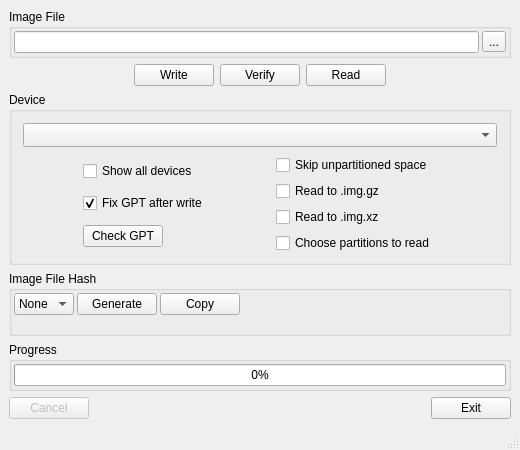
<?xml version="1.0" ?><!--
  Modified 2026 by peacepenguin (fork not affiliated with the
  upstream ImageWriter project): layout, device list, GPT options.
  https://github.com/peacepenguin/windiskimager
--><ui version="4.0">
 <class>MainWindow</class>
 <widget class="QMainWindow" name="MainWindow">
  <property name="geometry">
   <rect>
    <x>0</x>
    <y>0</y>
    <width>520</width>
    <height>355</height>
   </rect>
  </property>
  <property name="sizePolicy">
   <sizepolicy hsizetype="Fixed" vsizetype="Fixed">
    <horstretch>0</horstretch>
    <verstretch>0</verstretch>
   </sizepolicy>
  </property>
  <property name="acceptDrops">
   <bool>true</bool>
  </property>
  <property name="windowTitle">
   <string>WinDiskImager</string>
  </property>
  <property name="windowIcon">
   <iconset resource="gui_icons.qrc">
    <normaloff>:/images/images/WinDiskImager.svg</normaloff>:/images/images/WinDiskImager.svg</iconset>
  </property>
  <widget class="QWidget" name="centralwidget">
   <layout class="QVBoxLayout" name="verticalLayout_4">
    <item>
     <widget class="QGroupBox" name="groupBox">
      <property name="title">
       <string>Image File</string>
      </property>
        <layout class="QHBoxLayout">
         <property name="spacing">
          <number>3</number>
         </property>
         <property name="leftMargin">
          <number>2</number>
         </property>
         <property name="topMargin">
          <number>2</number>
         </property>
         <property name="rightMargin">
          <number>2</number>
         </property>
         <property name="bottomMargin">
          <number>2</number>
         </property>
         <item>
          <widget class="QLineEdit" name="leFile"/>
         </item>
         <item>
          <widget class="QToolButton" name="tbBrowse">
           <property name="text">
            <string>...</string>
           </property>
           <property name="icon">
            <iconset resource="gui_icons.qrc">
             <normaloff>:/images/images/browse.svg</normaloff>:/images/images/browse.svg</iconset>
           </property>
          </widget>
         </item>
        </layout>
     </widget>
    </item>
    <item>
     <layout class="QHBoxLayout" name="actionRow">
      <item>
       <spacer name="actionLeftSpacer">
        <property name="orientation"><enum>Qt::Horizontal</enum></property>
        <property name="sizeHint" stdset="0"><size><width>1</width><height>1</height></size></property>
       </spacer>
      </item>
<item>
       <widget class="QPushButton" name="bWrite">
        <property name="sizePolicy">
         <sizepolicy hsizetype="Fixed" vsizetype="Fixed">
          <horstretch>0</horstretch>
          <verstretch>0</verstretch>
         </sizepolicy>
        </property>
        <property name="statusTip">
         <string>Write data from 'Image File' to 'Device'</string>
        </property>
        <property name="icon">
         <iconset resource="gui_icons.qrc">
          <normaloff>:/images/images/write.svg</normaloff>:/images/images/write.svg</iconset>
        </property>
        <property name="iconSize">
         <size>
          <width>22</width>
          <height>22</height>
         </size>
        </property>
        <property name="text">
         <string>Write</string>
        </property>
       </widget>
      </item>
<item>
       <widget class="QPushButton" name="bVerify">
        <property name="statusTip">
         <string>Compare data in 'Device' against 'Image File'</string>
        </property>
        <property name="icon">
         <iconset resource="gui_icons.qrc">
          <normaloff>:/images/images/verify.svg</normaloff>:/images/images/verify.svg</iconset>
        </property>
        <property name="iconSize">
         <size>
          <width>25</width>
          <height>22</height>
         </size>
        </property>
        <property name="text">
         <string>Verify</string>
        </property>
       </widget>
      </item>
<item>
       <widget class="QPushButton" name="bRead">
        <property name="sizePolicy">
         <sizepolicy hsizetype="Fixed" vsizetype="Fixed">
          <horstretch>0</horstretch>
          <verstretch>0</verstretch>
         </sizepolicy>
        </property>
        <property name="toolTip">
         <string/>
        </property>
        <property name="statusTip">
         <string>Read data from 'Device' to 'Image File'</string>
        </property>
        <property name="icon">
         <iconset resource="gui_icons.qrc">
          <normaloff>:/images/images/read.svg</normaloff>:/images/images/read.svg</iconset>
        </property>
        <property name="iconSize">
         <size>
          <width>22</width>
          <height>22</height>
         </size>
        </property>
        <property name="text">
         <string>Read</string>
        </property>
       </widget>
      </item>
      <item>
       <spacer name="actionRightSpacer">
        <property name="orientation"><enum>Qt::Horizontal</enum></property>
        <property name="sizeHint" stdset="0"><size><width>1</width><height>1</height></size></property>
       </spacer>
      </item>
     </layout>
    </item>
    <item>
     <widget class="QGroupBox" name="groupBox_2">
      <property name="title">
       <string>Device</string>
      </property>
        
     <layout class="QVBoxLayout" name="deviceColumn">
      <item>
        <layout class="QHBoxLayout">
         <property name="spacing">
          <number>0</number>
         </property>
         <property name="leftMargin">
          <number>2</number>
         </property>
         <property name="topMargin">
          <number>2</number>
         </property>
         <property name="rightMargin">
          <number>2</number>
         </property>
         <property name="bottomMargin">
          <number>2</number>
         </property>
         <item>
          <widget class="DeviceComboBox" name="cboxDevice">
           <property name="sizePolicy">
            <sizepolicy hsizetype="Expanding" vsizetype="Fixed">
             <horstretch>1</horstretch>
             <verstretch>0</verstretch>
            </sizepolicy>
           </property>
           <!-- Device entries carry a size and a model name, so the box needs
                room for more than a drive letter. -->
           <property name="minimumContentsLength">
            <number>28</number>
           </property>
           <property name="sizeAdjustPolicy">
            <enum>QComboBox::AdjustToMinimumContentsLengthWithIcon</enum>
           </property>
          </widget>
         </item>
        </layout>
      </item>
      <item>
       <layout class="QHBoxLayout" name="deviceOptionsColumns">
        <item>
         <layout class="QVBoxLayout" name="deviceOptionsColMisc">
          <item>
       <widget class="QCheckBox" name="showAllDevicesCheckBox">
        <property name="sizePolicy">
         <sizepolicy hsizetype="Fixed" vsizetype="Fixed">
          <horstretch>0</horstretch>
          <verstretch>0</verstretch>
         </sizepolicy>
        </property>
        <property name="text">
         <string>Show all devices</string>
        </property>
        <property name="toolTip">
         <string>Also list fixed disks. Internal PCIe card readers often present the card as a non-removable device, which is otherwise hidden. The disk Windows is running from is never listed.</string>
        </property>
       </widget>
          </item>
          <item>
       <widget class="QCheckBox" name="fixGptCheckBox">
        <property name="checked">
         <bool>true</bool>
        </property>
        <property name="sizePolicy">
         <sizepolicy hsizetype="Fixed" vsizetype="Fixed">
          <horstretch>0</horstretch>
          <verstretch>0</verstretch>
         </sizepolicy>
        </property>
        <property name="text">
         <string>Fix GPT after write</string>
        </property>
        <property name="toolTip">
         <string>After writing, move the backup GPT to the end of the device and update the header to match, so Windows has nothing to "repair". Leave unchecked to be warned to remove the device instead.</string>
        </property>
       </widget>
          </item>
          <item>
         <widget class="QPushButton" name="bCheckGpt">
          <property name="sizePolicy">
           <sizepolicy hsizetype="Fixed" vsizetype="Fixed">
            <horstretch>0</horstretch>
            <verstretch>0</verstretch>
           </sizepolicy>
          </property>
          <property name="text">
           <string>Check GPT</string>
          </property>
          <property name="toolTip">
           <string>Check the currently selected device for GPT corruption and offer to repair it.</string>
          </property>
         </widget>
          </item>
         </layout>
        </item>
        <item>
         <layout class="QVBoxLayout" name="deviceOptionsColRead">
          <item>
       <widget class="QCheckBox" name="shrinkOnReadCheckBox">
        <property name="sizePolicy">
         <sizepolicy hsizetype="Fixed" vsizetype="Fixed">
          <horstretch>0</horstretch>
          <verstretch>0</verstretch>
         </sizepolicy>
        </property>
        <property name="text">
         <string>Skip unpartitioned space</string>
        </property>
        <property name="toolTip">
         <string>Reads the MBR or GPT of the Device and leaves its unpartitioned space out of the image, keeping the partitions, the partition table and any space a GPT reserves ahead of its partitions. The backup GPT is moved to the new end of the image.</string>
        </property>
       </widget>
          </item>
          <item>
       <widget class="QCheckBox" name="readGzCheckBox">
        <property name="sizePolicy">
         <sizepolicy hsizetype="Fixed" vsizetype="Fixed">
          <horstretch>0</horstretch>
          <verstretch>0</verstretch>
         </sizepolicy>
        </property>
        <property name="text">
         <string>Read to .img.gz</string>
        </property>
        <property name="toolTip">
         <string>Compress the Image Read from the Device with gz</string>
        </property>
       </widget>
          </item>
          <item>
       <widget class="QCheckBox" name="readXzCheckBox">
        <property name="sizePolicy">
         <sizepolicy hsizetype="Fixed" vsizetype="Fixed">
          <horstretch>0</horstretch>
          <verstretch>0</verstretch>
         </sizepolicy>
        </property>
        <property name="text">
         <string>Read to .img.xz</string>
        </property>
        <property name="toolTip">
         <string>Compress the Image Read from the Device with xz</string>
        </property>
       </widget>
          </item>
          <item>
       <widget class="QCheckBox" name="choosePartitionsCheckBox">
        <property name="sizePolicy">
         <sizepolicy hsizetype="Fixed" vsizetype="Fixed">
          <horstretch>0</horstretch>
          <verstretch>0</verstretch>
         </sizepolicy>
        </property>
        <property name="text">
         <string>Choose partitions to read</string>
        </property>
        <property name="toolTip">
         <string>Before reading, list the Device's partitions and choose which to include. Anything left out is removed from the image, the same as unpartitioned space -- this always skips unpartitioned space too, whether or not "Skip unpartitioned space" is also checked.</string>
        </property>
       </widget>
          </item>
         </layout>
        </item>
       </layout>
      </item>
     </layout>
     </widget>
    </item>
    <item>
     <widget class="QGroupBox" name="hashGroup">
      <property name="title">
       <string>Image File Hash</string>
      </property>
      <layout class="QVBoxLayout" name="verticalLayout">
       <property name="spacing">
        <number>2</number>
       </property>
       <property name="leftMargin">
        <number>2</number>
       </property>
       <property name="topMargin">
        <number>2</number>
       </property>
       <property name="rightMargin">
        <number>2</number>
       </property>
       <property name="bottomMargin">
        <number>2</number>
       </property>
       <item>
        <layout class="QHBoxLayout" name="horizontalLayout">
         <property name="spacing">
          <number>3</number>
         </property>
         <item>
          <widget class="QComboBox" name="cboxHashType">
           <property name="sizePolicy">
            <sizepolicy hsizetype="Preferred" vsizetype="Preferred">
             <horstretch>0</horstretch>
             <verstretch>0</verstretch>
            </sizepolicy>
           </property>
           <property name="sizeAdjustPolicy">
            <enum>QComboBox::AdjustToContents</enum>
           </property>
           <property name="toolTip">
            <string>Hash type to generate for image file</string>
           </property>
           <item>
            <property name="text">
             <string>None</string>
            </property>
           </item>
          </widget>
         </item>
         <item>
          <widget class="QPushButton" name="bHashGen">
           <property name="sizePolicy">
            <sizepolicy hsizetype="Preferred" vsizetype="Preferred">
             <horstretch>0</horstretch>
             <verstretch>0</verstretch>
            </sizepolicy>
           </property>
           <property name="toolTip">
            <string>Generate selected hash on file</string>
           </property>
           <property name="text">
            <string>Generate</string>
           </property>
          </widget>
         </item>
         <item>
          <widget class="QPushButton" name="bHashCopy">
           <property name="sizePolicy">
            <sizepolicy hsizetype="Preferred" vsizetype="Preferred">
             <horstretch>0</horstretch>
             <verstretch>0</verstretch>
            </sizepolicy>
           </property>
           <property name="toolTip">
            <string>Copy hash to clipboard</string>
           </property>
           <property name="text">
            <string>Copy</string>
           </property>
          </widget>
         </item>
         <item>
          <spacer name="horizontalSpacer">
           <property name="orientation">
            <enum>Qt::Horizontal</enum>
           </property>
           <property name="sizeHint" stdset="0">
            <size>
             <width>40</width>
             <height>20</height>
            </size>
           </property>
          </spacer>
         </item>
        </layout>
       </item>
       <item>
        <widget class="QLabel" name="hashLabel">
         <property name="sizePolicy">
          <sizepolicy hsizetype="Preferred" vsizetype="Preferred">
           <horstretch>0</horstretch>
           <verstretch>0</verstretch>
          </sizepolicy>
         </property>
         <property name="wordWrap">
          <bool>false</bool>
         </property>
         <property name="margin">
          <number>1</number>
         </property>
         <property name="textInteractionFlags">
          <set>Qt::LinksAccessibleByMouse|Qt::TextSelectableByMouse</set>
         </property>
        </widget>
       </item>
      </layout>
     </widget>
    </item>
    
    <item>
     <widget class="QGroupBox" name="progressGroup">
      <property name="title">
       <string>Progress</string>
      </property>
      <layout class="QHBoxLayout">
       <property name="spacing">
        <number>2</number>
       </property>
       <property name="leftMargin">
        <number>2</number>
       </property>
       <property name="topMargin">
        <number>2</number>
       </property>
       <property name="rightMargin">
        <number>2</number>
       </property>
       <property name="bottomMargin">
        <number>2</number>
       </property>
       <item>
        <widget class="QProgressBar" name="progressbar">
         <property name="value">
          <number>0</number>
         </property>
         <property name="textVisible">
          <bool>true</bool>
         </property>
         <property name="format">
          <string>%p%</string>
         </property>
        </widget>
       </item>
      </layout>
     </widget>
    </item>
    <item>
     <spacer name="bottomStretch">
      <property name="orientation"><enum>Qt::Vertical</enum></property>
      <property name="sizeHint" stdset="0"><size><width>1</width><height>1</height></size></property>
     </spacer>
    </item>
    <item>
     <layout class="QHBoxLayout">
      <item>
       <widget class="QPushButton" name="bCancel">
        <property name="enabled">
         <bool>false</bool>
        </property>
        <property name="sizePolicy">
         <sizepolicy hsizetype="Fixed" vsizetype="Fixed">
          <horstretch>0</horstretch>
          <verstretch>0</verstretch>
         </sizepolicy>
        </property>
        <property name="statusTip">
         <string>Cancel current process.</string>
        </property>
        <property name="text">
         <string>Cancel</string>
        </property>
       </widget>
      </item>
      <item>
       <spacer name="bottomSpacer">
        <property name="orientation"><enum>Qt::Horizontal</enum></property>
        <property name="sizeHint" stdset="0"><size><width>1</width><height>1</height></size></property>
       </spacer>
      </item>
                        <item>
       <widget class="QPushButton" name="bExit">
        <property name="sizePolicy">
         <sizepolicy hsizetype="Fixed" vsizetype="Fixed">
          <horstretch>0</horstretch>
          <verstretch>0</verstretch>
         </sizepolicy>
        </property>
        <property name="statusTip">
         <string>Exit WinDiskImager</string>
        </property>
        <property name="text">
         <string>Exit</string>
        </property>
       </widget>
      </item>
     </layout>
    </item>
   </layout>
  </widget>
  <widget class="QStatusBar" name="statusbar"/>
 </widget>
 <customwidgets>
  <customwidget>
   <class>DeviceComboBox</class>
   <extends>QComboBox</extends>
   <header>devicecombobox.h</header>
  </customwidget>
 </customwidgets>
 <resources>
  <include location="gui_icons.qrc"/>
 </resources>
 <connections>
  <connection>
   <sender>bExit</sender>
   <signal>clicked()</signal>
   <receiver>MainWindow</receiver>
   <slot>close()</slot>
   <hints>
    <hint type="sourcelabel">
     <x>397</x>
     <y>267</y>
    </hint>
    <hint type="destinationlabel">
     <x>154</x>
     <y>68</y>
    </hint>
   </hints>
  </connection>
 </connections>
</ui>
